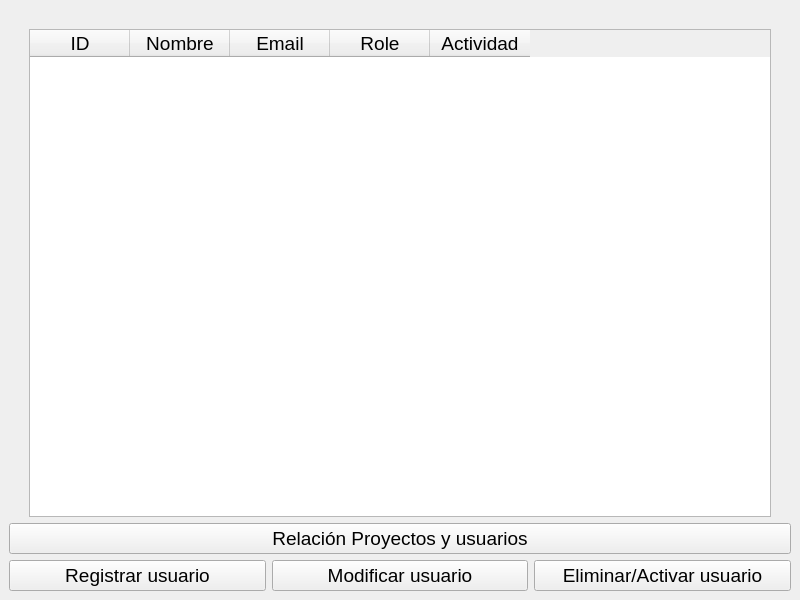
<?xml version="1.0" encoding="UTF-8"?>
<ui version="4.0">
 <class>MainWindow</class>
 <widget class="QMainWindow" name="MainWindow">
  <property name="geometry">
   <rect>
    <x>0</x>
    <y>0</y>
    <width>800</width>
    <height>600</height>
   </rect>
  </property>
  <property name="windowTitle">
   <string>MainWindow</string>
  </property>
  <widget class="QWidget" name="centralwidget">
   <layout class="QGridLayout" name="gridLayout">
    <item row="2" column="0">
     <layout class="QGridLayout" name="gridLayout_2">
      <item row="0" column="2">
       <widget class="QPushButton" name="pushButton_Eliminar_usuario">
        <property name="font">
         <font>
          <pointsize>14</pointsize>
         </font>
        </property>
        <property name="text">
         <string>Eliminar/Activar usuario</string>
        </property>
       </widget>
      </item>
      <item row="0" column="1">
       <widget class="QPushButton" name="pushButton_Modificar_usuario">
        <property name="font">
         <font>
          <pointsize>14</pointsize>
         </font>
        </property>
        <property name="text">
         <string>Modificar usuario</string>
        </property>
       </widget>
      </item>
      <item row="0" column="0">
       <widget class="QPushButton" name="pushButton_Registrar_usuario">
        <property name="font">
         <font>
          <pointsize>14</pointsize>
         </font>
        </property>
        <property name="text">
         <string>Registrar usuario</string>
        </property>
       </widget>
      </item>
     </layout>
    </item>
    <item row="0" column="0">
     <layout class="QGridLayout" name="gridLayout_3">
      <item row="0" column="1">
       <spacer name="horizontalSpacer">
        <property name="orientation">
         <enum>Qt::Horizontal</enum>
        </property>
        <property name="sizeHint" stdset="0">
         <size>
          <width>40</width>
          <height>20</height>
         </size>
        </property>
       </spacer>
      </item>
      <item row="2" column="1">
       <widget class="QTableWidget" name="tableWidget">
        <property name="font">
         <font>
          <pointsize>14</pointsize>
         </font>
        </property>
        <column>
         <property name="text">
          <string>ID</string>
         </property>
        </column>
        <column>
         <property name="text">
          <string>Nombre</string>
         </property>
        </column>
        <column>
         <property name="text">
          <string>Email</string>
         </property>
        </column>
        <column>
         <property name="text">
          <string>Role</string>
         </property>
        </column>
        <column>
         <property name="text">
          <string>Actividad</string>
         </property>
        </column>
       </widget>
      </item>
      <item row="2" column="0">
       <spacer name="verticalSpacer">
        <property name="orientation">
         <enum>Qt::Vertical</enum>
        </property>
        <property name="sizeHint" stdset="0">
         <size>
          <width>20</width>
          <height>40</height>
         </size>
        </property>
       </spacer>
      </item>
      <item row="2" column="2">
       <spacer name="verticalSpacer_2">
        <property name="orientation">
         <enum>Qt::Vertical</enum>
        </property>
        <property name="sizeHint" stdset="0">
         <size>
          <width>20</width>
          <height>40</height>
         </size>
        </property>
       </spacer>
      </item>
     </layout>
    </item>
    <item row="1" column="0">
     <widget class="QPushButton" name="pushButton_Relacion_Proyectos">
      <property name="font">
       <font>
        <pointsize>14</pointsize>
       </font>
      </property>
      <property name="text">
       <string>Relación Proyectos y usuarios</string>
      </property>
     </widget>
    </item>
   </layout>
  </widget>
 </widget>
 <resources/>
 <connections/>
</ui>
